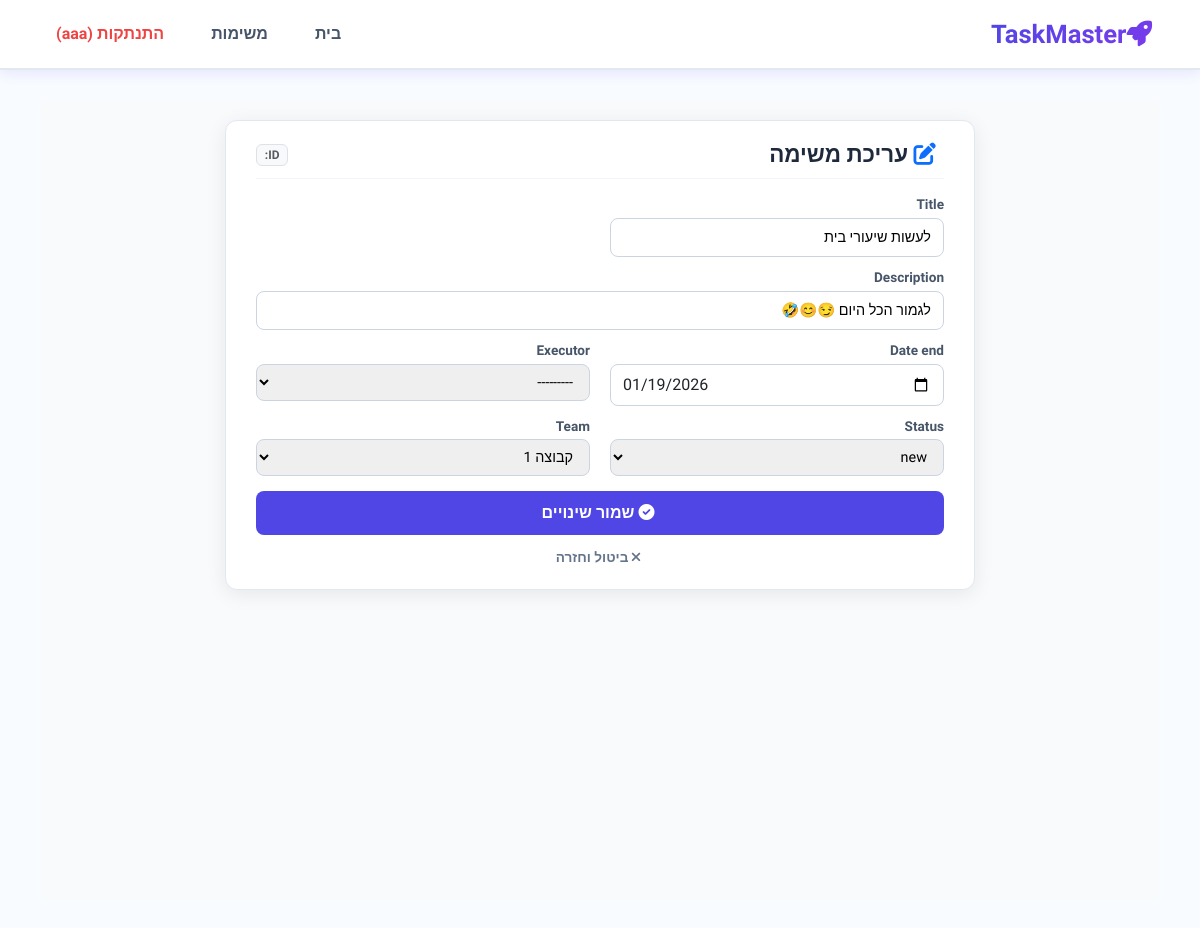
Page /tasks/41/ (signed in) on the committed database.
### DjangoApp/models.py (models this page shows)
class Task(models.Model):
    id = models.AutoField(primary_key=True)
    title = models.CharField(max_length=100)
    description = models.CharField(max_length=100)
    date_end =  models.DateTimeField()
    Executor =  models.ForeignKey(Person, on_delete=models.CASCADE, null=True, blank=True)
    status = models.CharField(
        max_length=100,
        choices=[(status.value , status.name) for status in status],
        default=status.new.value
    )
    team = models.ForeignKey(Team , on_delete=models.CASCADE)

### DjangoApp/views.py (the view)
# urls.py: path('tasks/<int:task_id>/', views.edit_task, name='editTask'),
@login_required
def edit_task(request, task_id):
    task = get_object_or_404(Task, pk=task_id)
    if task.Executor:
        messages.error(request, "לא ניתן לערוך משימה ששויכה לעובד.")
        return redirect('tasks')
    if request.method == "POST":
        form = TaskForm(request.POST, instance=task)
        if form.is_valid():
            form.save()
            return redirect('tasks')
    else:
        form = TaskForm(instance=task)
    return render(request, 'editTask.html', {'form': form, 'task': task})

### DjangoApp/forms.py
class TaskForm(forms.ModelForm):
    class Meta:
        model = Task
        fields = ['title', 'description', 'date_end', 'Executor', 'status', 'team']
        widgets = {
            'date_end': forms.DateInput(
                attrs={'type': 'date', 'class': 'form-control'}
            )}
    def __init__(self, *args, **kwargs):
        team = kwargs.pop('team', None)
        super(TaskForm, self).__init__(*args, **kwargs)
        if team:
            self.fields['team'].initial = team

### DjangoApp/models.py (called while the page is built)
    def __str__(self):
        return f' {self.title}'

    def __str__(self):
        return f' {self.user.username} ({self.role})'

### templates/editTask.html (shortened to what this page needs)
{% extends 'base.html' %}
{% load static %}
{% block content %}
<link rel="stylesheet" href="https://cdnjs.cloudflare.com/ajax/libs/font-awesome/6.0.0/css/all.min.css">
<div class="main-wrapper">
    <div class="form-card">
        <div class="form-header">
            <h1><i class="fas fa-edit text-primary me-2"></i> עריכת משימה</h1>
            <span class="badge bg-light text-muted border">ID: {{ task_id }}</span>
        </div>
        <form method="POST">
            <div class="form-grid">
                {% for field in form %}
                    <div class="form-group {% if field.name == 'description' %}full-width{% endif %}">
                        <label for="{{ field.id_for_label }}">{{ field.label }}</label>
                        {{ field }}
                    </div>
                {% endfor %}
            </div>
            <button type="submit" class="btn-save">
                <i class="fas fa-check-circle me-1"></i> שמור שינויים
            </button>
        </form>
        <div class="text-center">
            <a href="{% url 'tasks' %}" class="btn-cancel">
                <i class="fas fa-times me-1"></i> ביטול וחזרה
            </a>
        </div>
    </div>
</div>
{% endblock %}

### templates/Base.html (shortened to what this page needs)
{% load static %}
<!DOCTYPE html>
<html lang="he" dir="rtl">
<head>
    <link rel="stylesheet" href="https://cdnjs.cloudflare.com/ajax/libs/font-awesome/6.0.0/css/all.min.css">
    <link href="https://cdn.jsdelivr.net/npm/bootstrap@5.3.0/dist/css/bootstrap.min.css" rel="stylesheet">
</head>
<body>
    <nav class="navbar-custom">
        <a href="{% url 'home' %}" class="nav-logo">
            <i class="fas fa-rocket me-2"></i>TaskMaster
        </a>
        <ul class="nav-links-list">
            <li><a href="{% url 'home' %}">בית</a></li>
            {% if user.is_authenticated %}
                <li><a href="{% url 'tasks' %}">משימות</a></li>
                <li><a href="{% url 'logout' %}" style="color: #ef4444;">התנתקות ({{ user.username }})</a></li>
            {% else %}
                <li><a href="{% url 'login' %}">כניסה</a></li>
                <li><a href="{% url 'register' %}" class="btn-nav-special">הרשמה</a></li>
            {% endif %}
        </ul>
    </nav>
    <main class="main-content">
        <div class="full-width-content">
            {% block content %}
            {% endblock %}
        </div>
    </main>
</body>
</html>

### templates/Base.html (style rules this page uses)
:root { --bg-main: #f8fbff; --primary-grad: linear-gradient(135deg, #4f46e5 0%, #7c3aed 100%); --text-dark: #1e293b; --shadow-color: rgba(79, 70, 229, 0.1); }
body { background-color: var(--bg-main); font-family: 'Assistant', sans-serif; min-height: 100vh; margin: 0; overflow-x: hidden; }
.navbar-custom { background: rgba(255, 255, 255, 0.95); backdrop-filter: blur(10px); width: 100%; padding: 15px 40px; border-bottom: 2px solid #e2e8f0; box-shadow: 0 4px 12px var(--shadow-color); display: flex; justify-content: space-between; align-items: center; position: sticky; top: 0; z-index: 1000; }
.nav-logo { font-size: 1.6rem; font-weight: 900; text-decoration: none; background: var(--primary-grad); -webkit-background-clip: text; -webkit-text-fill-color: transparent; }
.nav-links-list { list-style: none; display: flex; gap: 15px; margin: 0; padding: 0; align-items: center; }
.nav-links-list a { text-decoration: none; color: #475569; font-weight: 700; padding: 8px 16px; border-radius: 10px; transition: 0.3s; }
.main-content { width: 100%; padding: 30px 40px; margin: 0; }
.full-width-content { background: transparent; width: 100%; }

### templates/editTask.html (style rules this page uses)
.main-wrapper { width: 100%; max-width: 100% !important; padding: 20px; background-color: #f8fafc; min-height: 100vh; display: flex; flex-direction: column; align-items: center; }
.form-card { background: white; padding: 20px 30px; border-radius: 12px; box-shadow: 0 4px 20px rgba(0, 0, 0, 0.08); width: 100%; max-width: 750px; border: 1px solid #e2e8f0; }
.form-header { margin-bottom: 15px; border-bottom: 1px solid #f1f5f9; padding-bottom: 10px; display: flex; justify-content: space-between; align-items: center; }
.form-header h1 { font-weight: 800; color: #1e293b; font-size: 1.4rem; margin: 0; }
.form-grid { display: grid; grid-template-columns: repeat(auto-fit, minmax(300px, 1fr)); gap: 10px 20px; }
.form-group label { font-weight: 700; color: #475569; margin-bottom: 3px; font-size: 0.85rem; display: block; }
input, select, textarea { width: 100%; padding: 8px 12px !important; border: 1px solid #cbd5e1 !important; border-radius: 8px !important; font-size: 0.9rem; transition: 0.2s; }
.full-width { grid-column: 1 / -1; }
.btn-save { background: #4f46e5; color: white; border: none; padding: 10px 25px; border-radius: 8px; font-weight: 700; width: 100%; margin-top: 15px; cursor: pointer; transition: 0.2s; }
.btn-cancel { display: inline-block; margin-top: 12px; color: #64748b; text-decoration: none; font-size: 0.85rem; font-weight: 600; }

### rows in the picture
Task: form "לעשות שיעורי בית" "לגמור הכל היום 😏😊🤣" "01/19/2026" "---------" "new" "קבוצה 1"

### other values in the picture
{{ user.username }} "aaa"
{{ field.label }} "Title" "Description" "Date end" "Executor" "Status" "Team"
